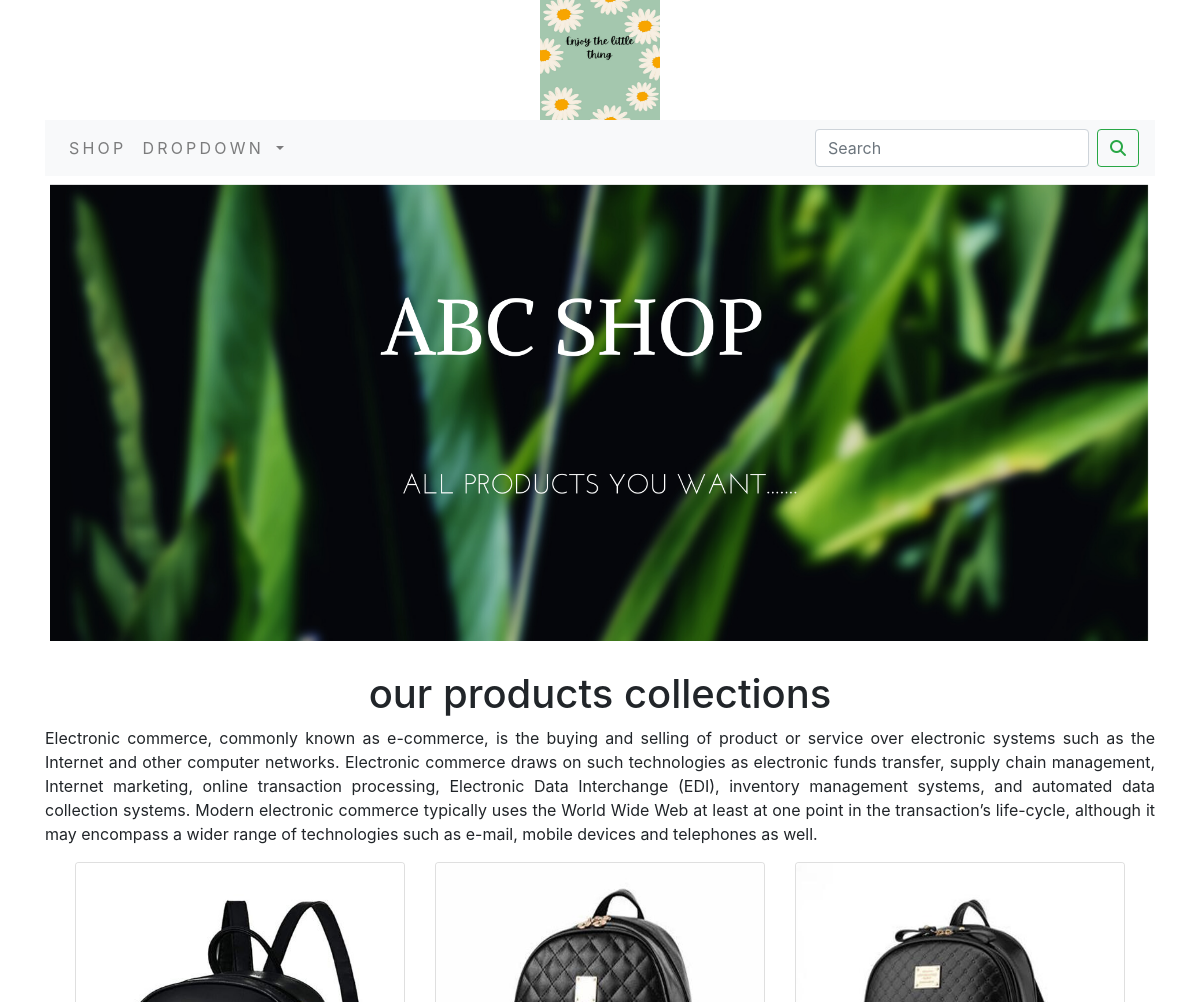
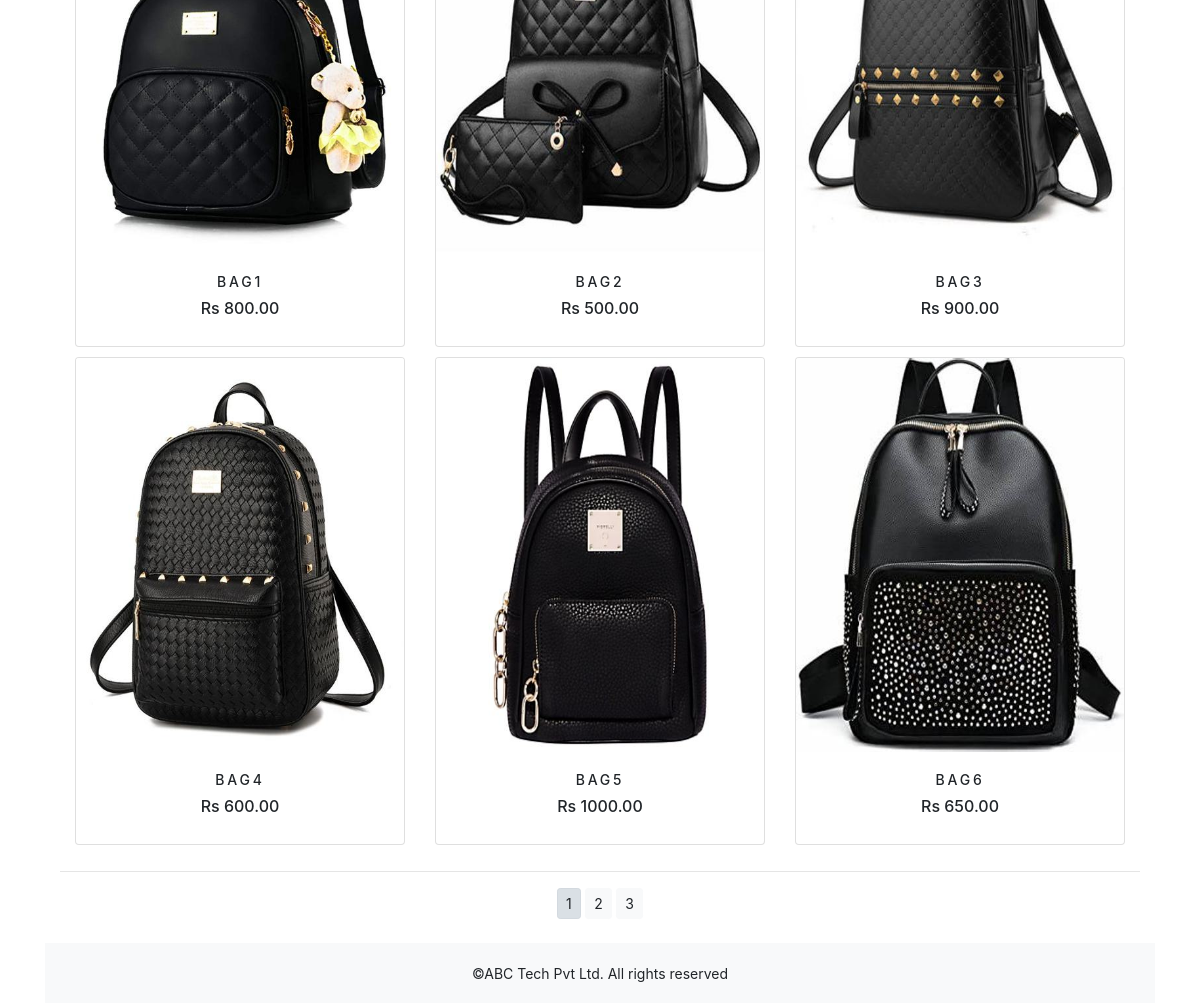
The page / on the database its author committed (2 pictures, top to bottom).
### myapp/models.py (models this page shows, shortened)
class Product(models.Model):
    name = models.CharField(max_length=200, unique=True)
    slug = models.SlugField(max_length=200, unique=True)
    description = models.TextField(blank=True)
    price = models.DecimalField(max_digits=10,decimal_places=2)
    category = models.ForeignKey(Category,on_delete=models.CASCADE)
    image = models.ImageField(upload_to='product',blank=True)
    stock = models.IntegerField()
    available = models.BooleanField(default=True)
    created = models.DateTimeField(auto_now_add=True)
    updated = models.DateTimeField(auto_now=True)
    def get_url(self):
        return reverse('shop:ProdCatdetail',args=[self.category.slug,self.slug])
    class Meta:
        ordering = ('name',)
        verbose_name = 'product'
        verbose_name_plural = 'products'

### myapp/views.py (the view)
# urls.py: path('',views.allProdCat,name='allProdCat'),
def allProdCat(request,c_slug=None):
    c_page = None
    products_list = None
    if c_slug != None:
        c_page = get_object_or_404(Category,slug=c_slug)
        products_list = Product.objects.all().filter(category=c_page,available=True)
    else:
        products_list =Product.objects.all().filter(available=True)
    paginator = Paginator(products_list,6)
    try:
        page = int(request.GET.get('page','1'))
    except:
        page = 1
    try:
        products = paginator.page(page)
    except (EmptyPage,InvalidPage):
        products = paginator.page(paginator.num_pages)
    return render(request,"category.html",{'category':c_page,'products':products})

### cartapp/context_processors.py (called while the page is built)
def counter(request):
    item_count = 0
    if 'admin' in request.path:
        return {}
    else:
        try:
            cart = Cart.objects.filter(cart_id=_cart_id(request))
            cart_items = CartItem.objects.all().filter(cart=cart[:1])
            for cart_item in cart_items:
                item_count += cart_item.quantity
        except Cart.DoesNotExist:
            item_count = 0
    return dict(item_count=item_count)

### cartapp/views.py (called while the page is built)
def _cart_id(request):
    cart = request.session.session_key
    if not cart:
        cart = request.session.create()
    return cart

### myapp/context_processors.py (called while the page is built)
def menu_links(request):
    links = Category.objects.all()
    return dict(links=links)

### myapp/models.py (called while the page is built)
    def get_url(self):
        return reverse('shop:products_by_category',args=[self.slug])

### templates/category.html (shortened to what this page needs)
{% extends 'base.html' %}
{% load static %}
{% block content %}
   <div class="mx-auto">
       {% if cateogory %}
       <img class="my_image" src="{{category.image.url}}" alt="{{category.name}}">
   </div>
   <br/>
   <div>
       <h1 class="text-center my_title">{{category.name}}</h1>
       <p class="text-justify">{{category.name}}</p>
   </div>
   {% else %}
    <div>
     <img class="my_image my_image_padding" src="{% static 'img/banner.png' %}" alt="Our product" width="1300px">
    </div>
     <br/>
     <div>
         <h1 class="text-center my title"> our products collections </h1>
         <p class="text-justify">Electronic commerce, commonly known as e-commerce, is the buying and selling of product or service over electronic systems such as the Internet and other computer networks. Electronic commerce draws on such technologies as electronic funds transfer, supply chain management, Internet marketing, online transaction processing, Electronic Data Interchange (EDI), inventory management systems, and automated data collection systems.
           Modern electronic commerce typically uses the World Wide Web at least at one point in the transaction’s life-cycle, although it may encompass a wider range of technologies such as e-mail, mobile devices and telephones as well.</p>
     </div>
     {% endif %}
     <div class="container">
         <div class="row mx-auto">
             {% for product in products.object_list %}
             <div class="my_bottom_margin col-9 col-sm-12 col-md-4 xol-lg-4">
                 <div class="card text-center" style="min-width:18rem;">
                    <a href="{{product.get_url}}"><img class="card-img-top my_image" src="{{product.image.url}}" alt="{{product.name}}"></a>
                 <div class="card-body">
                     <h4>{{product.name}}</h4>
                     <h6>Rs {{product.price}}</h6>
                 </div>
                 </div>
             </div>
             {% endfor %}
         </div>
         <div class="mx-auto">
             {% if products.paginator.num_pages > 1 %}
             <hr>
             <div class="text-center">
                 {% for pg in products.paginator.page_range %}
                 <a href="?page={{pg}}" class="btn btn-light btn-sm {% if products.number == pg %} active {% endif %}">{{pg}}</a>
                 {% endfor %}
             </div>
             {% endif %}
         </div>
         <br>
     </div>
{% endblock %}

### static/css/custom.css (style rules this page uses)
body { font-family: 'Raleway', sans-serif; }
.my_image { width : 100%; height : auto; }
.my_image_padding { padding : 5px; }
.my_bottom_margin { margin-bottom : 10px; }
.card-body h4 { font-size : 14px; text-transform : uppercase; letter-spacing : .2em; }

### rows shown on the page
Product: image (picture), name "BAG1", price "800.00"
Product: image (picture), name "BAG2", price "500.00"
Product: image (picture), name "BAG3", price "900.00"
Product: image (picture), name "BAG4", price "600.00"
Product: image (picture), name "BAG5", price "1000.00"
Product: image (picture), name "BAG6", price "650.00"

### other values the page prints
{{ pg }} "1" "2" "3"
